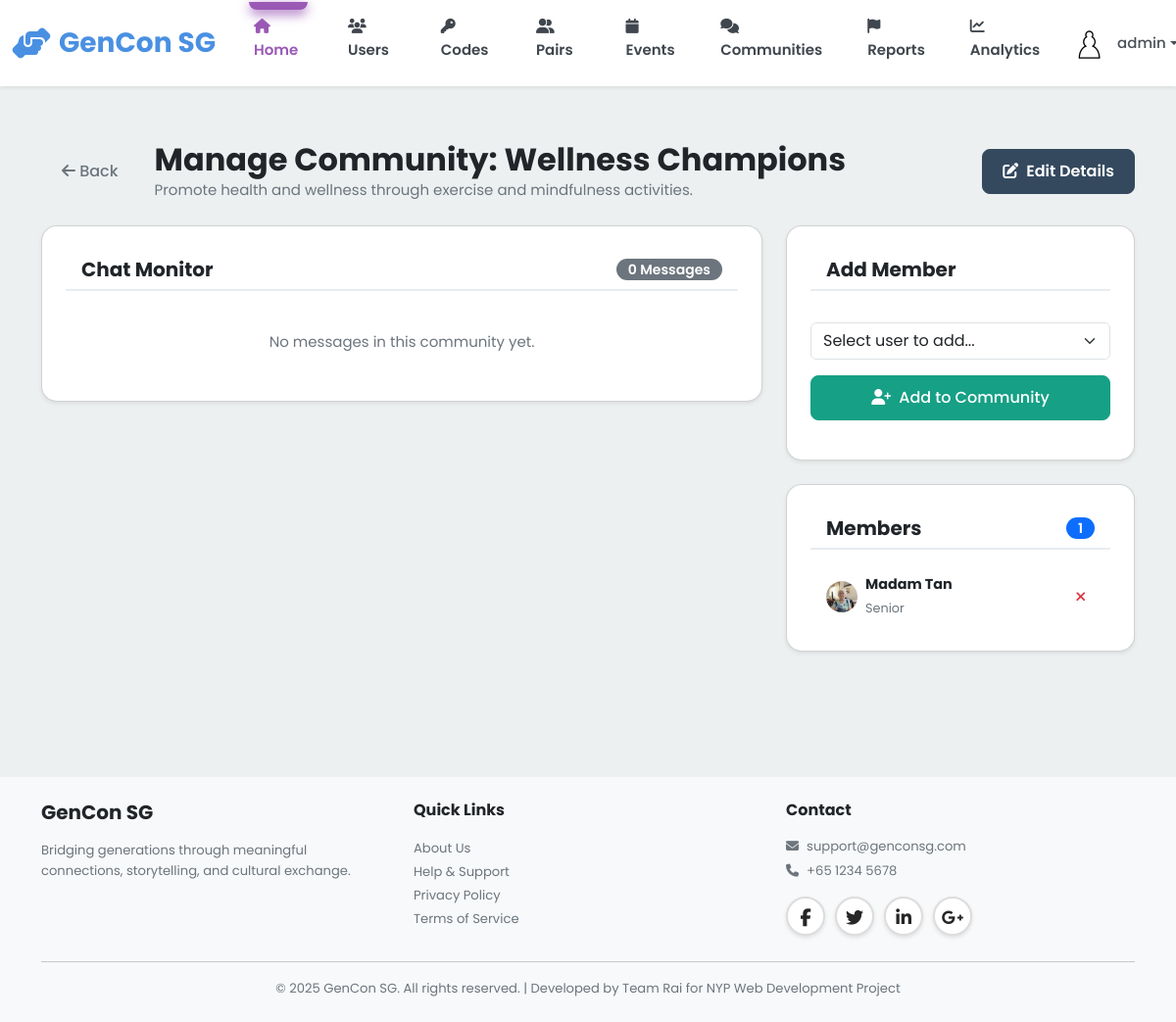
Before: /admin/communities/12/manage (signed in) with the older database file.
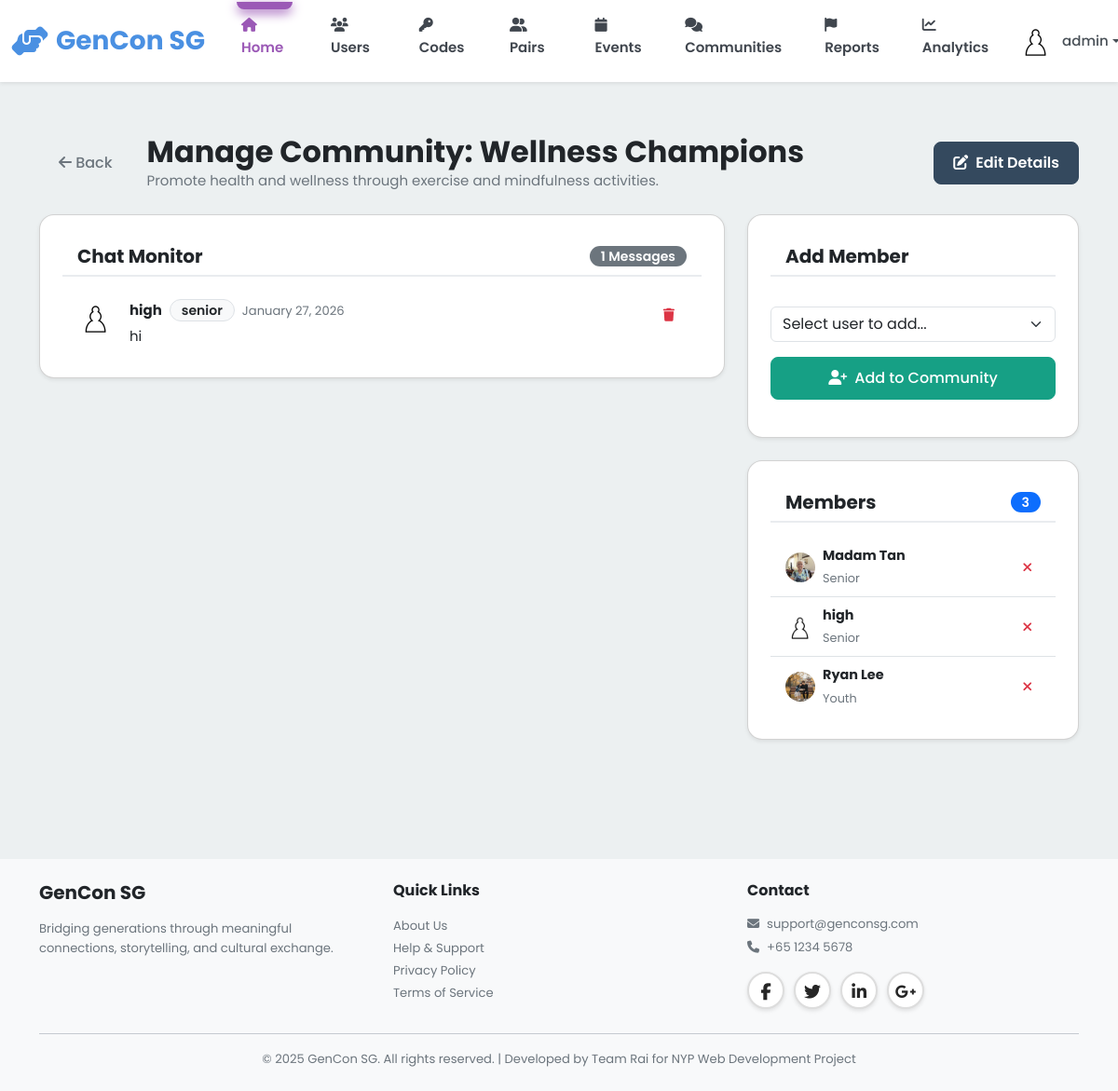
After: the same page with the newer database file.
### models.py (models this page shows, shortened)
class CommunityMember(db.Model):
    __tablename__ = 'community_members'
    id = db.Column(db.Integer, primary_key=True)
    community_id = db.Column(db.Integer, db.ForeignKey('communities.id'), nullable=False, index=True)
    user_id = db.Column(db.Integer, db.ForeignKey('users.id'), nullable=False, index=True)
    joined_at = db.Column(db.DateTime, default=datetime.utcnow, nullable=False)
    last_viewed_at = db.Column(db.DateTime, default=datetime.utcnow)
    community = db.relationship('Community', back_populates='members')
    user = db.relationship('User')
    __table_args__ = (db.UniqueConstraint('community_id', 'user_id', name='unique_community_user'),)

class User(db.Model):
    __tablename__ = 'users'
    id = db.Column(db.Integer, primary_key=True)
    username = db.Column(db.String(80), unique=True, nullable=False, index=True)
    password_hash = db.Column(db.String(255), nullable=False)
    email = db.Column(db.String(120), unique=True, nullable=False, index=True)
    full_name = db.Column(db.String(120), nullable=False)
    phone = db.Column(db.String(20))
    age = db.Column(db.Integer, nullable=False)
    bio = db.Column(db.Text)  # User biography
    school = db.Column(db.String(255))  # School or organization for youth
    role = db.Column(db.String(20), nullable=False)  # 'senior', 'youth', or 'admin'
    elo = db.Column(db.Integer, default=1200) # Default ELO rating
    profile_picture = db.Column(db.String(255), default='images/default-avatar.png')
    disable_reason = db.Column(db.Text)
    interests_json = db.Column(db.Text)  # Stores interests as JSON array
    languages_json = db.Column(db.Text)  # Stores languages as JSON array
    accessibility_settings_json = db.Column(db.Text)  # Stores settings as JSON object
    created_at = db.Column(db.DateTime, default=datetime.utcnow, nullable=False)
    last_active = db.Column(db.DateTime, default=datetime.utcnow, nullable=False)
    is_active = db.Column(db.Boolean, default=True)
    stories = db.relationship('Story', back_populates='user', lazy='dynamic')
    sent_messages = db.relationship('Message', foreign_keys='Message.sender_id',
                                   back_populates='sender', lazy='dynamic')
    received_messages = db.relationship('Message', foreign_keys='Message.recipient_id',
                                       back_populates='recipient', lazy='dynamic')
    senior_pairs = db.relationship('Pair', foreign_keys='Pair.senior_id',
                                   back_populates='senior', lazy='dynamic')
    youth_pairs = db.relationship('Pair', foreign_keys='Pair.youth_id',
                                 back_populates='youth', lazy='dynamic')
    streak = db.relationship('Streak', back_populates='user', uselist=False)
    badges = db.relationship('Badge', back_populates='user', lazy='dynamic')
    checkins = db.relationship('Checkin', back_populates='user', lazy='dynamic')
    @property
    def interests(self):
        """Get interests as Python list from JSON string."""
        if self.interests_json:
            return json.loads(self.interests_json)
        return []
    @interests.setter
    def interests(self, value):
        """Set interests from Python list, store as JSON string."""
        self.interests_json = json.dumps(value)
    @property
    def languages(self):
        """Get languages as Python list from JSON string."""
        if self.languages_json:
            return json.loads(self.languages_json)
        return []
    @languages.setter
    def languages(self, value):
        """Set languages from Python list, store as JSON string."""
        self.languages_json = json.dumps(value)
    @property
    def accessibility_settings(self):
        """Get accessibility settings as Python dict from JSON string."""
        if self.accessibility_settings_json:
            return json.loads(self.accessibility_settings_json)
        return {}

class CommunityPost(db.Model):
    __tablename__ = 'community_posts'
    id = db.Column(db.Integer, primary_key=True)
    community_id = db.Column(db.Integer, db.ForeignKey('communities.id'), nullable=False, index=True)
    user_id = db.Column(db.Integer, db.ForeignKey('users.id'), nullable=False, index=True)
    content = db.Column(db.Text, nullable=True)
    photo_url = db.Column(db.String(255))
    created_at = db.Column(db.DateTime, default=datetime.utcnow, nullable=False)
    community = db.relationship('Community', back_populates='posts')
    user = db.relationship('User')

### blueprints/admin.py (the view)
@admin_bp.route('/communities/<int:community_id>/manage')
@admin_required
def manage_community(community_id):
    community = Community.query.get_or_404(community_id)
    posts = CommunityPost.query.filter_by(community_id=community_id)\
        .order_by(CommunityPost.created_at.desc()).all()
    members = community.members.all()
    member_user_ids = [m.user_id for m in members]
    if member_user_ids:
        non_members = User.query.filter(User.role != 'admin', ~User.id.in_(member_user_ids)).all()
    else:
        non_members = User.query.filter(User.role != 'admin').all()
    return render_template('admin/manage_community.html',
                           community=community,
                           posts=posts,
                           members=members,
                           non_members=non_members)

### app.py (called while the page is built)
@app.context_processor
def inject_user():
    user_streak = 0
    if 'user_id' in session:
        from models import Streak
        streak = Streak.query.filter_by(user_id=session['user_id']).first()
        if streak:
            user_streak = streak.current_streak
    return dict(session=session, user_streak=user_streak)

@app.after_request
def add_security_headers(response):
    csp = (
        "default-src 'self'; "
        "script-src 'self' 'unsafe-inline' 'unsafe-eval' blob: https://cdn.jsdelivr.net https://cdnjs.cloudflare.com; "
        "style-src 'self' 'unsafe-inline' https://cdn.jsdelivr.net https://cdnjs.cloudflare.com https://fonts.googleapis.com; "
        "font-src 'self' https://cdnjs.cloudflare.com https://fonts.gstatic.com; "
        "img-src 'self' data: blob: https:; "
        "connect-src 'self' ws: wss: https://cdn.jsdelivr.net https://cdnjs.cloudflare.com; "
        "worker-src 'self' blob:;"
    )
    response.headers['Content-Security-Policy'] = csp
    return response

### templates/admin/manage_community.html (shortened to what the changed rows need)
{% extends "base.html" %}
{% block content %}
<div class="container py-4">
    <div class="d-flex justify-content-between align-items-center mb-4">
        <div class="d-flex align-items-center">
            <div>
                <h2 class="mb-0">Manage Community: {{ community.name }}</h2>
            </div>
        </div>
    </div>
    <div class="row">
        <div class="col-lg-8">
            <div class="card shadow-sm mb-4">
                <div class="card-header bg-white d-flex justify-content-between align-items-center">
                    <h5 class="mb-0">Chat Monitor</h5>
                    <span class="badge bg-secondary">{{ posts|length }} Messages</span>
                </div>
                <div class="card-body p-0">
                    <div class="list-group list-group-flush" style="max-height: 600px; overflow-y: auto;">
                        {% for post in posts %}
                        <div class="list-group-item">
                            <div class="d-flex justify-content-between align-items-start">
                                <div class="d-flex">
                                    <img src="{{ url_for('static', filename=post.user.profile_picture|fix_pfp) }}" class="rounded-circle me-3" style="width: 40px; height: 40px; object-fit: cover;">
                                    <div>
                                        <div class="d-flex align-items-center">
                                            <strong class="me-2">{{ post.user.full_name }}</strong>
                                            <span class="badge bg-light text-dark border">{{ post.user.role }}</span>
                                            <small class="text-muted ms-2">{{ post.created_at|timeago }}</small>
                                        </div>
                                        <p class="mb-0 mt-1">{{ post.content }}</p>
                                    </div>
                                </div>
                                <form action="{{ url_for('admin.delete_community_post', post_id=post.id) }}" method="POST" onsubmit="return confirm('Are you sure you want to delete this message?');">
                                    <button type="submit" class="btn btn-outline-danger btn-sm">
                                        <i class="fas fa-trash"></i>
                                    </button>
                                </form>
                            </div>
                        </div>
                        {% else %}
                        <div class="p-4 text-center text-muted">
                            No messages in this community yet.
                        </div>
                        {% endfor %}
                    </div>
                </div>
            </div>
        </div>
        <div class="col-lg-4">
            <div class="card shadow-sm">
                <div class="card-header bg-white d-flex justify-content-between align-items-center">
                    <h5 class="mb-0">Members</h5>
                    <span class="badge bg-primary">{{ members|length }}</span>
                </div>
                <div class="list-group list-group-flush" style="max-height: 400px; overflow-y: auto;">
                    {% for member in members %}
                    <div class="list-group-item d-flex justify-content-between align-items-center">
                        <div class="d-flex align-items-center">
                            <img src="{{ url_for('static', filename=member.user.profile_picture|fix_pfp) }}" class="rounded-circle me-2" style="width: 32px; height: 32px; object-fit: cover;">
                            <div>
                                <div class="fw-bold" style="font-size: 0.9rem;">{{ member.user.full_name }}</div>
                                <small class="text-muted" style="font-size: 0.8rem;">{{ member.user.role|capitalize }}</small>
                            </div>
                        </div>
                        <form action="{{ url_for('admin.remove_community_member', community_id=community.id, user_id=member.user.id) }}" method="POST" onsubmit="return confirm('Remove this user from the community?');">
                            <button type="submit" class="btn btn-outline-danger btn-sm py-0 px-2" title="Remove">
                                <i class="fas fa-times"></i>
                            </button>
                        </form>
                    </div>
                    {% else %}
                    <div class="p-3 text-center text-muted">
                        No members yet.
                    </div>
                    {% endfor %}
                </div>
            </div>
        </div>
    </div>
</div>
{% endblock %}

Changed rows visible on the page:
added CommunityPost: profile_picture (placeholder picture), user.full_name "high", user.role "senior", created_at "January 27, 2026", content "hi"
added CommunityMember: profile_picture (placeholder picture), user.full_name "high", user.role "Senior"
added CommunityMember: profile_picture (picture), user.full_name "Ryan Lee", user.role "Youth"
Other visible differences:
{{ posts|length }}: "0" → "1"
{{ members|length }}: "1" → "3"
text no longer shown: "No messages in this community yet."
